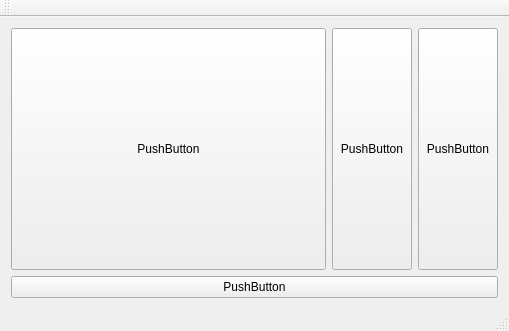
<?xml version="1.0" encoding="UTF-8"?>
<ui version="4.0">
 <class>MainWindow</class>
 <widget class="QMainWindow" name="MainWindow">
  <property name="geometry">
   <rect>
    <x>0</x>
    <y>0</y>
    <width>509</width>
    <height>331</height>
   </rect>
  </property>
  <property name="windowTitle">
   <string>MainWindow</string>
  </property>
  <widget class="QWidget" name="centralWidget">
   <layout class="QGridLayout" name="gridLayout">
    <item row="0" column="0">
     <layout class="QHBoxLayout" name="horizontalLayout">
      <property name="sizeConstraint">
       <enum>QLayout::SetDefaultConstraint</enum>
      </property>
      <item>
       <widget class="QPushButton" name="pushButton">
        <property name="sizePolicy">
         <sizepolicy hsizetype="Expanding" vsizetype="Expanding">
          <horstretch>0</horstretch>
          <verstretch>0</verstretch>
         </sizepolicy>
        </property>
        <property name="text">
         <string>PushButton</string>
        </property>
       </widget>
      </item>
      <item>
       <widget class="QPushButton" name="pushButton_2">
        <property name="sizePolicy">
         <sizepolicy hsizetype="Minimum" vsizetype="Expanding">
          <horstretch>0</horstretch>
          <verstretch>0</verstretch>
         </sizepolicy>
        </property>
        <property name="text">
         <string>PushButton</string>
        </property>
       </widget>
      </item>
      <item>
       <widget class="QPushButton" name="pushButton_3">
        <property name="sizePolicy">
         <sizepolicy hsizetype="Minimum" vsizetype="Expanding">
          <horstretch>0</horstretch>
          <verstretch>0</verstretch>
         </sizepolicy>
        </property>
        <property name="text">
         <string>PushButton</string>
        </property>
       </widget>
      </item>
     </layout>
    </item>
    <item row="1" column="0">
     <widget class="QPushButton" name="pushButton_4">
      <property name="text">
       <string>PushButton</string>
      </property>
     </widget>
    </item>
   </layout>
  </widget>
  <widget class="QMenuBar" name="menuBar">
   <property name="geometry">
    <rect>
     <x>0</x>
     <y>0</y>
     <width>509</width>
     <height>22</height>
    </rect>
   </property>
  </widget>
  <widget class="QToolBar" name="mainToolBar">
   <attribute name="toolBarArea">
    <enum>TopToolBarArea</enum>
   </attribute>
   <attribute name="toolBarBreak">
    <bool>false</bool>
   </attribute>
  </widget>
  <widget class="QStatusBar" name="statusBar"/>
 </widget>
 <layoutdefault spacing="6" margin="11"/>
 <resources/>
 <connections/>
</ui>
